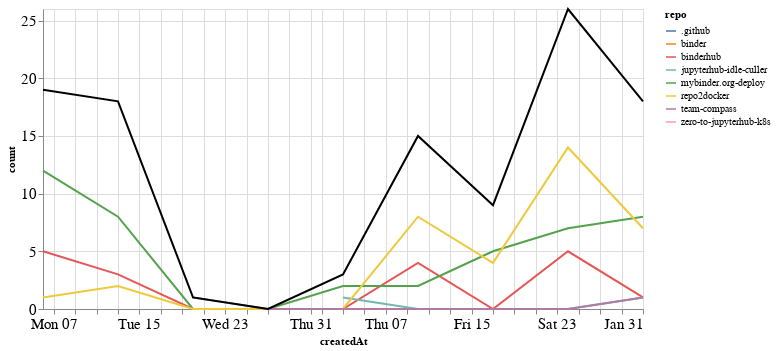

Notebook cell for this chart:
### Markdown cell above
### Comments

### Code cell
comments_time = comments.groupby('repo').resample('W', on='createdAt').count()['author'].reset_index()
comments_time = comments_time.rename(columns={'author': 'count'})
comments_time_total = comments_time.groupby('createdAt').agg({"count": "sum"}).reset_index()
ch1 = alt.Chart(comments_time, width=600).mark_line().encode(
    x='createdAt',
    y='count',
    color='repo',
    tooltip="repo"
)

ch2 = alt.Chart(comments_time_total, width=600).mark_line(color="black").encode(
    x='createdAt',
    y='count',
)

ch1 + ch2

### Figure 1 — Vega-Lite specification as saved in the notebook (floating-point values rounded to 4 significant figures)
{"config": {"axisLeft": {"labelFontSize": 15}, "axisBottom": {"labelFontSize": 15}}, "layer": [{"data": {"name": "data-87e0b476af9dd227ae7f7a56643a338c"}, "mark": "line", "encoding": {"color": {"type": "nominal", "field": "repo"}, "tooltip": {"type": "nominal", "field": "repo"}, "x": {"type": "temporal", "field": "createdAt"}, "y": {"type": "quantitative", "field": "count"}}, "width": 600}, {"data": {"name": "data-0908ec5ea1b2e279373a2709a7487124"}, "mark": {"type": "line", "color": "black"}, "encoding": {"x": {"type": "temporal", "field": "createdAt"}, "y": {"type": "quantitative", "field": "count"}}, "width": 600}], "$schema": "https://vega.github.io/schema/vega-lite/v4.8.1.json", "datasets": {"data-87e0b476af9dd227ae7f7a56643a338c": [{"repo": ".github", "createdAt": "2020-12-06T00:00:00", "count": 1}, {"repo": "binder", "createdAt": "2021-01-10T00:00:00", "count": 1}, {"repo": "binderhub", "createdAt": "2020-12-06T00:00:00", "count": 5}, {"repo": "binderhub", "createdAt": "2020-12-13T00:00:00", "count": 3}, {"repo": "binderhub", "createdAt": "2020-12-20T00:00:00", "count": 0}, {"repo": "binderhub", "createdAt": "2020-12-27T00:00:00", "count": 0}, {"repo": "binderhub", "createdAt": "2021-01-03T00:00:00", "count": 0}, {"repo": "binderhub", "createdAt": "2021-01-10T00:00:00", "count": 4}, {"repo": "binderhub", "createdAt": "2021-01-17T00:00:00", "count": 0}, {"repo": "binderhub", "createdAt": "2021-01-24T00:00:00", "count": 5}, {"repo": "binderhub", "createdAt": "2021-01-31T00:00:00", "count": 1}, {"repo": "jupyterhub-idle-culler", "createdAt": "2021-01-03T00:00:00", "count": 1}, {"repo": "jupyterhub-idle-culler", "createdAt": "2021-01-10T00:00:00", "count": 0}, {"repo": "jupyterhub-idle-culler", "createdAt": "2021-01-17T00:00:00", "count": 0}, {"repo": "jupyterhub-idle-culler", "createdAt": "2021-01-24T00:00:00", "count": 0}, {"repo": "jupyterhub-idle-culler", "createdAt": "2021-01-31T00:00:00", "count": 1}, {"repo": "mybinder.org-deploy", "createdAt": "2020-12-06T00:00:00", "count": 12}, {"repo": "mybinder.org-deploy", "createdAt": "2020-12-13T00:00:00", "count": 8}, {"repo": "mybinder.org-deploy", "createdAt": "2020-12-20T00:00:00", "count": 0}, {"repo": "mybinder.org-deploy", "createdAt": "2020-12-27T00:00:00", "count": 0}, {"repo": "mybinder.org-deploy", "createdAt": "2021-01-03T00:00:00", "count": 2}, {"repo": "mybinder.org-deploy", "createdAt": "2021-01-10T00:00:00", "count": 2}, {"repo": "mybinder.org-deploy", "createdAt": "2021-01-17T00:00:00", "count": 5}, {"repo": "mybinder.org-deploy", "createdAt": "2021-01-24T00:00:00", "count": 7}, {"repo": "mybinder.org-deploy", "createdAt": "2021-01-31T00:00:00", "count": 8}, {"repo": "repo2docker", "createdAt": "2020-12-06T00:00:00", "count": 1}, {"repo": "repo2docker", "createdAt": "2020-12-13T00:00:00", "count": 2}, {"repo": "repo2docker", "createdAt": "2020-12-20T00:00:00", "count": 0}, {"repo": "repo2docker", "createdAt": "2020-12-27T00:00:00", "count": 0}, {"repo": "repo2docker", "createdAt": "2021-01-03T00:00:00", "count": 0}, {"repo": "repo2docker", "createdAt": "2021-01-10T00:00:00", "count": 8}, {"repo": "repo2docker", "createdAt": "2021-01-17T00:00:00", "count": 4}, {"repo": "repo2docker", "createdAt": "2021-01-24T00:00:00", "count": 14}, {"repo": "repo2docker", "createdAt": "2021-01-31T00:00:00", "count": 7}, {"repo": "team-compass", "createdAt": "2020-12-20T00:00:00", "count": 1}, {"repo": "team-compass", "createdAt": "2020-12-27T00:00:00", "count": 0}, {"repo": "team-compass", "createdAt": "2021-01-03T00:00:00", "count": 0}, {"repo": "team-compass", "createdAt": "2021-01-10T00:00:00", "count": 0}, {"repo": "team-compass", "createdAt": "2021-01-17T00:00:00", "count": 0}, {"repo": "team-compass", "createdAt": "2021-01-24T00:00:00", "count": 0}, {"repo": "team-compass", "createdAt": "2021-01-31T00:00:00", "count": 1}, {"repo": "zero-to-jupyterhub-k8s", "createdAt": "2020-12-13T00:00:00", "count": 5}], "data-0908ec5ea1b2e279373a2709a7487124": [{"createdAt": "2020-12-06T00:00:00", "count": 19}, {"createdAt": "2020-12-13T00:00:00", "count": 18}, {"createdAt": "2020-12-20T00:00:00", "count": 1}, {"createdAt": "2020-12-27T00:00:00", "count": 0}, {"createdAt": "2021-01-03T00:00:00", "count": 3}, {"createdAt": "2021-01-10T00:00:00", "count": 15}, {"createdAt": "2021-01-17T00:00:00", "count": 9}, {"createdAt": "2021-01-24T00:00:00", "count": 26}, {"createdAt": "2021-01-31T00:00:00", "count": 18}]}}
